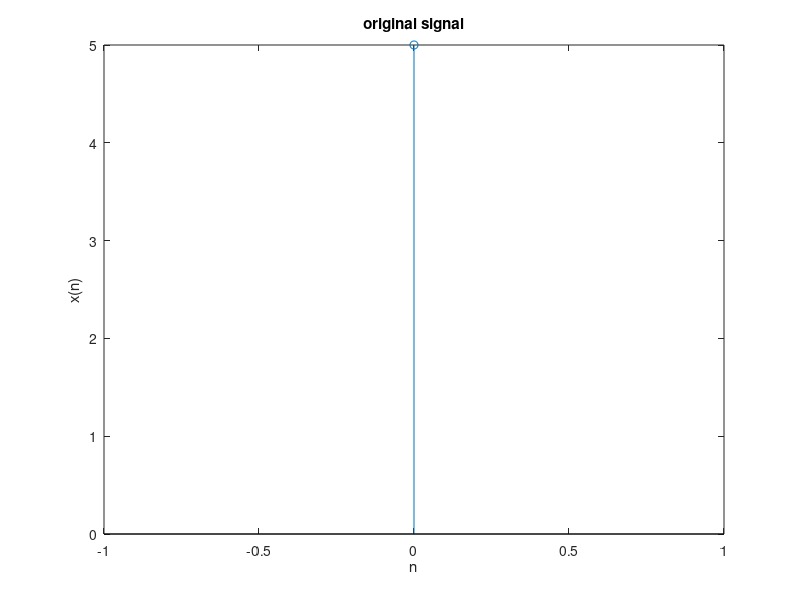
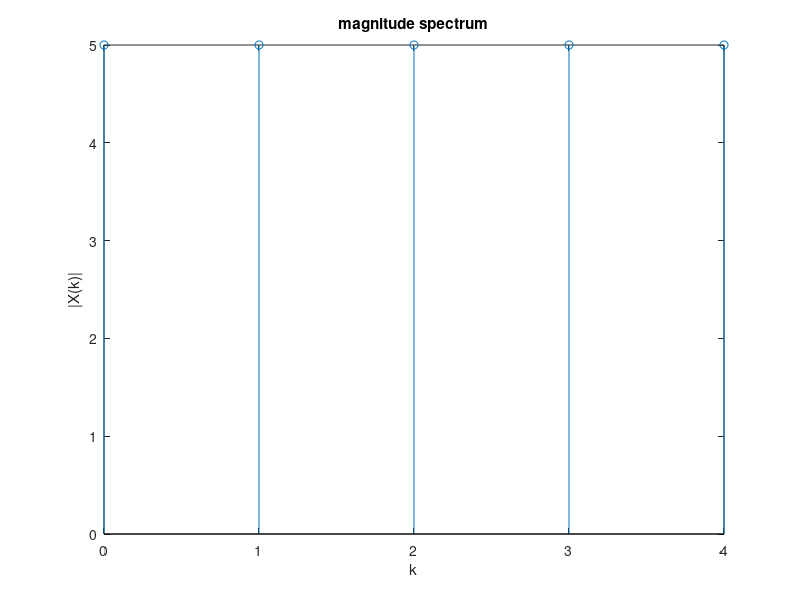
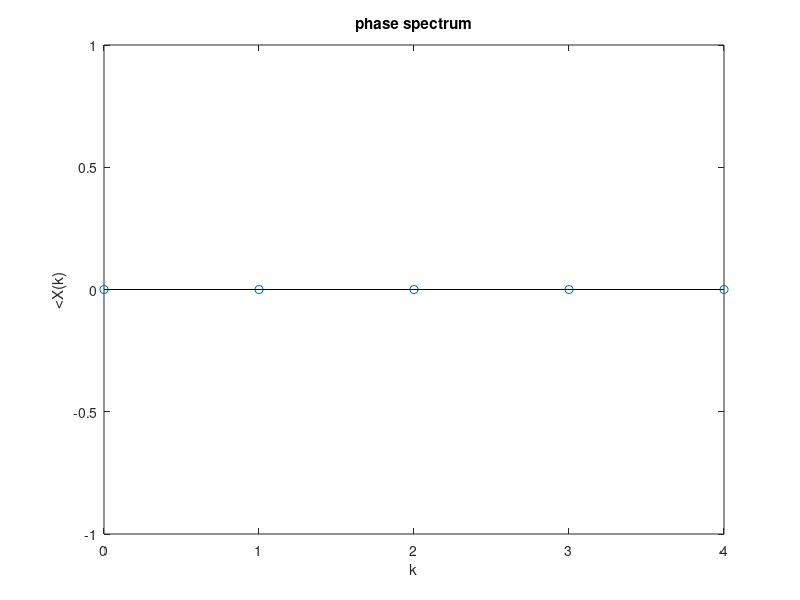

MATLAB code for these plots, in order:
clc;
clear all;
close all;
N=input('enter the N point =');
xn=input('enter the input sequence x(n) :')
Xk=fft(xn,N);
disp('N point DFT of x(n) is =');
disp(Xk);
figure(1);
n=0:1:length(xn)-1;
stem(n,xn)
xlabel('n');
ylabel('x(n)');
title('original signal');
figure(2);
k=0:N-1;
stem(k,abs(Xk))
xlabel('k');
ylabel('|X(k)|');
title('magnitude spectrum');
figure(3);
stem(k,angle(Xk))
xlabel('k');
ylabel('<X(k)');
title('phase spectrum');
